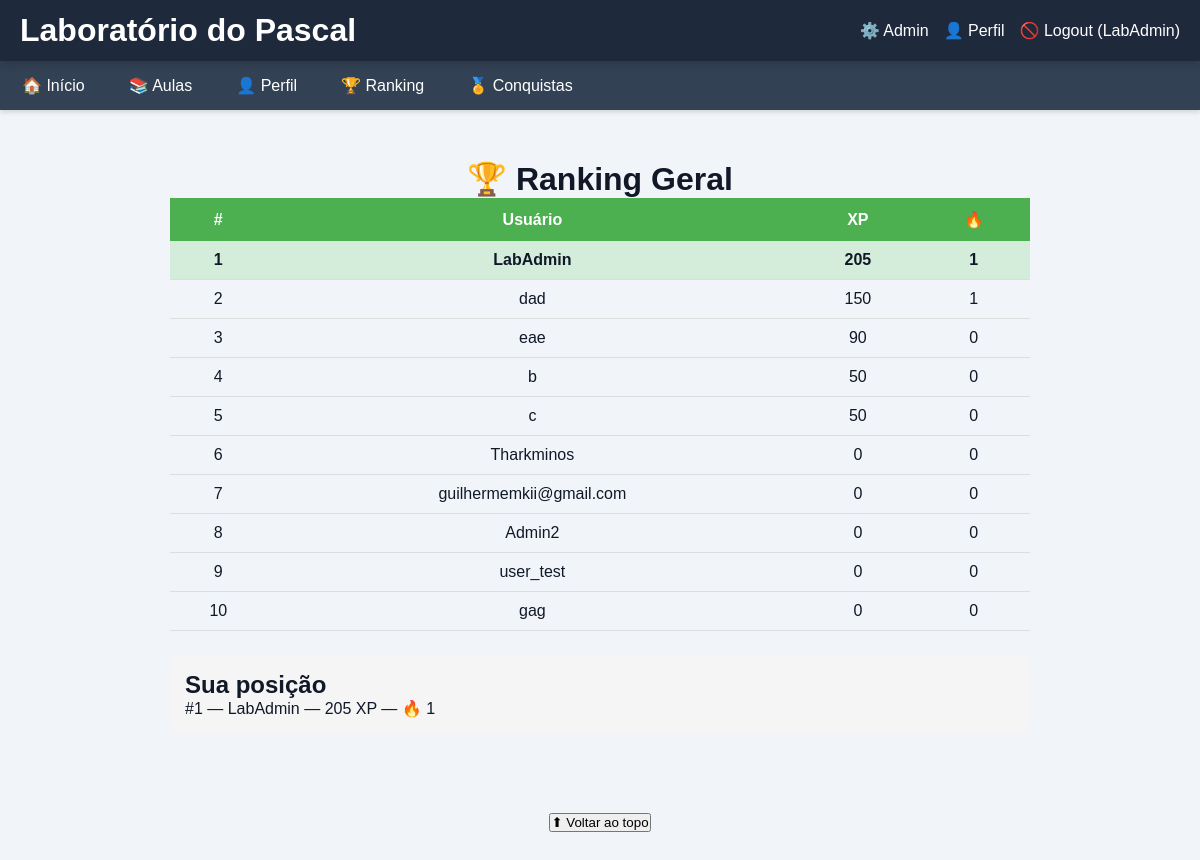
Screenshot of /ranking (signed in) with the database file from the repository.
### tables this page shows
CREATE TABLE usuarios (

    id INTEGER PRIMARY KEY AUTOINCREMENT,

    usuario TEXT UNIQUE,

    email TEXT UNIQUE,

    senha TEXT,

    xp INTEGER DEFAULT 0,

    nivel INTEGER DEFAULT 1,

    avatar TEXT,

    bio TEXT

, streak
            INTEGER DEFAULT 0, ultimo_acesso
            TEXT, admin INTEGER DEFAULT 0, professor INTEGER DEFAULT 0, monitor INTEGER DEFAULT 0);

### app.py (the view)
@app.route("/ranking")
def ranking():
    conn = sqlite3.connect(
        "site.db"
    )
    cursor = conn.cursor()
    cursor.execute(
        """
        SELECT
            usuario,
            xp,
            streak
        FROM usuarios
        ORDER BY xp DESC
        LIMIT 10
        """
    )
    ranking = cursor.fetchall()
    posicao_usuario = None
    if "id" in session:
        cursor.execute(
            """
            SELECT COUNT(*) + 1
            FROM usuarios
            WHERE xp >
            (
                SELECT xp
                FROM usuarios
                WHERE id = ?
            )
            """,
            (
                session["id"],
            )
        )
        posicao_usuario = (
            cursor.fetchone()[0]
        )
        cursor.execute(
            """
            SELECT
                usuario,
                xp,
                streak
            FROM usuarios
            WHERE id = ?
            """,
            (
                session["id"],
            )
        )
        usuario_logado = (
            cursor.fetchone()
        )
    else:
        usuario_logado = None
    conn.close()
    return render_template(
        "ranking.html",
        ranking=ranking,
        usuario_logado=usuario_logado,
        posicao_usuario=posicao_usuario
    )# ============== DEBUG NIVEL ===============

### templates/ranking.html
{% extends "base.html" %}
{% block content %}
<div class="container-ranking">
    <h1>
        🏆 Ranking Geral
    </h1>
    <table>
        <tr>
            <th>#</th>
            <th>Usuário</th>
            <th>XP</th>
            <th>🔥</th>
        </tr>
        {% for jogador in ranking %}
        <tr
        {% if usuario_logado
        and jogador[0] ==
        usuario_logado[0] %}
        class="usuario-logado"
        {% endif %}
        >
            <td>
                {{ loop.index }}
            </td>
            <td>
                {{ jogador[0] }}
            </td>
            <td>
                {{ jogador[1] }}
            </td>
            <td>
                {{ jogador[2] }}
            </td>
        </tr>
        {% endfor %}
    </table>
    {% if usuario_logado %}
    <div class="minha-posicao">
        <h2>
            Sua posição
        </h2>
        <p>
            #{{ posicao_usuario }}
            —
            {{ usuario_logado[0] }}
            —
            {{ usuario_logado[1] }} XP
            —
            🔥 {{ usuario_logado[2] }}
        </p>
    </div>
    {% endif %}
</div>
{% endblock %}

### templates/base.html (shortened to what this page needs)
<!DOCTYPE html>
<html lang="pt-br">
<head>
    <link rel="stylesheet"
          href="{{ url_for('static', filename='css/style.css') }}">
</head>
<body>
<header class="topo">
    <div class="logo-area">
        <h1>Laboratório do Pascal</h1>
    </div>
    <div class="login">
        {% if session.usuario %}
            {% if session.admin %}
                <a href="/admin">
                    ⚙️ Admin
                </a>
                <a href="/perfil">
                    👤 Perfil
                </a>
            {% else %}
                <a href="/perfil">
                    👤 Perfil
                </a>
            {% endif %}
            <a href="/logout">
                🚫 Logout ({{ session.usuario }})
            </a>
        {% endif %}
    </div>
</header>
<nav class="menu" id="menu">
    <ul>
    <li><a href="/">🏠 Início</a></li>
    <li><a href="/modulos">📚 Aulas</a></li>
    {% if session.usuario %}
        <li><a href="/perfil">👤 Perfil</a></li>
        <li><a href="/ranking">🏆 Ranking</a></li>
        <li><a href="/conquistas">🏅 Conquistas</a></li>
    {% endif %}
</ul>
</nav>
<main class="conteudo">
    {% block content %}
    {% endblock %}
</main>
<footer class="rodape">
    <button onclick="scrollTopo()">
        ⬆ Voltar ao topo
    </button>
</footer>
</body>
</html>

### static/css/style.css (style rules this page uses)
* { margin: 0; padding: 0; box-sizing: border-box; }
body { font-family: Arial, sans-serif; background: #f1f5f9; color: #111827; }
a { text-decoration: none; }
.topo { display: flex; justify-content: space-between; align-items: center; background: #1e293b; color: white; padding: 12px 20px; position: sticky; top: 0; z-index: 1000; box-shadow: 0 2px 10px rgba(0,0,0,0.2); }
.logo-area { display: flex; align-items: center; gap: 10px; }
.login { display: flex; align-items: center; gap: 15px; }
.login a { color: white; transition: 0.2s; }
.menu { background:#334155; box-shadow:0 2px 5px rgba(0,0,0,.15); }
.menu ul { display:flex; list-style:none; margin:0; padding:0; }
.menu li { list-style:none; }
.menu li a { display:block; padding:15px 22px; color:white; transition:.2s; }
.conteudo { max-width: 1100px; margin: auto; padding: 30px 20px; }
.conteudo h1 { display:flex; flex-direction:column; align-items:center; text-align:center; }
.rodape { text-align: center; padding: 30px; color: #475569; }
.container-ranking { max-width:900px; margin:auto; padding:20px; }
.container-ranking table { width:100%; border-collapse:collapse; }
.container-ranking th { padding:12px; background:#4caf50; color:white; }
.container-ranking td { padding:10px; text-align:center; border-bottom:1px solid #ddd; }
.usuario-logado { background:#d4edda; font-weight:bold; }
.minha-posicao { margin-top:25px; padding:15px; border-radius:10px; background:#f5f5f5; }

### rows the page displays
usuarios: usuario "LabAdmin", xp "205", streak "1"
usuarios: usuario "dad", xp "150", streak "1"
usuarios: usuario "eae", xp "90", streak "0"
usuarios: usuario "b", xp "50", streak "0"
usuarios: usuario "c", xp "50", streak "0"
usuarios: usuario "Tharkminos", xp "0", streak "0"
usuarios: usuario "guilhermemkii@gmail.com", xp "0", streak "0"
usuarios: usuario "Admin2", xp "0", streak "0"
usuarios: usuario "user_test", xp "0", streak "0"
usuarios: usuario "gag", xp "0", streak "0"

### other values shown
{{ posicao_usuario }} "1"
